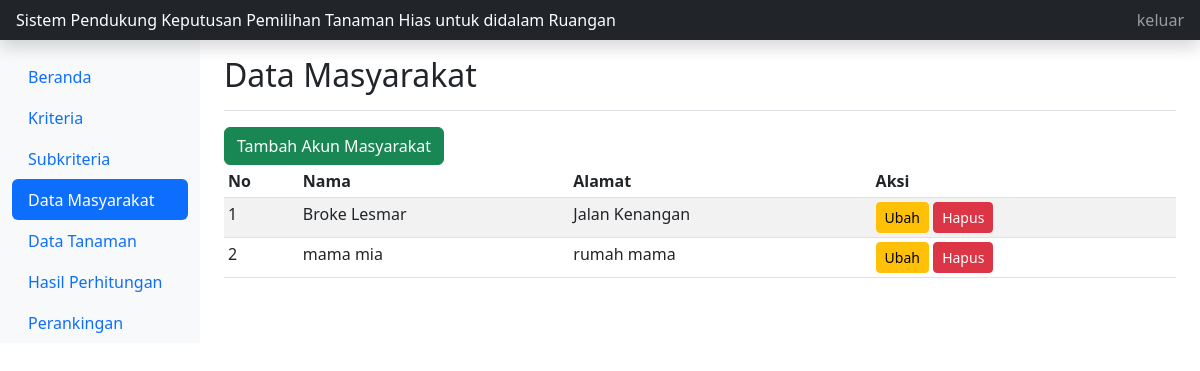
Screenshot of /admin/masyarakat/data-masyarakat.php with the database file from the repository.
### tables this page shows
CREATE TABLE `pengguna` (
  `id_pengguna` int(11) NOT NULL,
  `nama_pengguna` varchar(255) NOT NULL,
  `alamat_pengguna` text NOT NULL,
  `username` varchar(255) NOT NULL,
  `password` varchar(255) NOT NULL,
  `peran` varchar(255) NOT NULL
);

### admin/masyarakat/data-masyarakat.php (the view, shortened to what this page needs)
<!doctype html>
<?php
include "../../koneksi.php";
 ?>
<html lang="en">
  <head>
	<link href="../../assets/bootstrap/css/bootstrap.min.css" rel="stylesheet">
    <link href="../../assets/index.css" rel="stylesheet">
  </head>
  <body>
<header class="navbar navbar-dark sticky-top bg-dark flex-md-nowrap p-0 shadow">
  <a class="navbar-brand col-md-3 col-lg-2 me-0 px-3 fs-6" href="#">Sistem Pendukung Keputusan Pemilihan Tanaman Hias untuk didalam Ruangan</a>
  <div class="navbar-nav">
    <div class="nav-item text-nowrap">
      <a class="nav-link px-3" href="../keluar.php">keluar</a>
    </div>
  </div>
</header>
<div class="container-fluid">
  <div class="row">
    <nav id="sidebarMenu" class="col-md-3 col-lg-2 d-md-block bg-light sidebar collapse">
      <div class="position-sticky pt-3 sidebar-sticky">
        <ul class="nav flex-column nav-pills">
          <li class="nav-item">
            <a class="nav-link" aria-current="page" href="../index-admin.php">
              Beranda
            </a>
          </li>
          <li class="nav-item">
            <a class="nav-link" href="../kriteria/data-kriteria.php">
              Kriteria
            </a>
          </li>
          <li class="nav-item">
            <a class="nav-link" href="../subkriteria/data-subkriteria.php">
              Subkriteria
            </a>
          </li>
          <li class="nav-item">
            <a class="nav-link active" href="data-masyarakat.php">
              Data Masyarakat
            </a>
          </li>
          <li class="nav-item">
            <a class="nav-link " href="../tanaman/data-tanaman.php">
              Data Tanaman
            </a>
          </li>
          <li class="nav-item">
            <a class="nav-link" href="../perhitungan/data-nilai.php">
              Hasil Perhitungan
            </a>
          </li>
          <li class="nav-item">
            <a class="nav-link" href="../perhitungan/perangkingan.php">
              Perankingan
            </a>
          </li>
        </ul>
      </div>
    </nav>
    <main class="col-md-9 ms-sm-auto col-lg-10 px-md-4">
      <div class="d-flex justify-content-between flex-wrap flex-md-nowrap align-items-center pt-3 pb-2 mb-3 border-bottom">
        <h1 class="h2">Data Masyarakat</h1>
      </div>
     <a href="tambah_masyarakat.php" class="btn btn-success btn-fill">
    <span>Tambah Akun Masyarakat</span>
    </a>
    <br>
     <div class="table-responsive">
        <table class="table table-striped table-sm">
          <thead>
            <tr>
              <th scope="col">No</th>
              <th scope="col">Nama</th>
              <th scope="col">Alamat</th>
              <th scope="col">Aksi</th>
            </tr>
          </thead>
          <tbody>
            <?php
            $i = 1;
            $sql = "SELECT * FROM pengguna where peran ='Masyarakat'";
            foreach ($dbh->query($sql) as $data) :
            ?>
            <tr>
            	<td><?php echo $i ?></td>
            	<td><?php echo $data['nama_pengguna'] ?></td>
            	<td><?php echo $data['alamat_pengguna'] ?></td>
            	<td>
              <a href="edit_masyarakat.php?dia=<?php echo $data['id_pengguna'] ?>" class="btn btn-warning btn-sm btn-fill btn-block">
			    <span>Ubah</span>
            	</a>
              <a class="btn btn-danger btn-sm btn-fill btn-block" href="hapus_masyarakat.php?id=<?php echo $data['id_pengguna'] ?>" onclick="return confirm('Apa anda yakin dengan penghapusan data ?');"><span>Hapus</span>
              </a>
			 </td>
            </tr>
            <?php
            $i++;
        	endforeach;
             ?>
          </tbody>
        </table>
      </div>
    </main>
  </div>
</div>
  </body>
</html>

### rows the page displays
pengguna: nama_pengguna "Broke Lesmar", alamat_pengguna "Jalan Kenangan"
pengguna: nama_pengguna "mama mia", alamat_pengguna "rumah mama"
